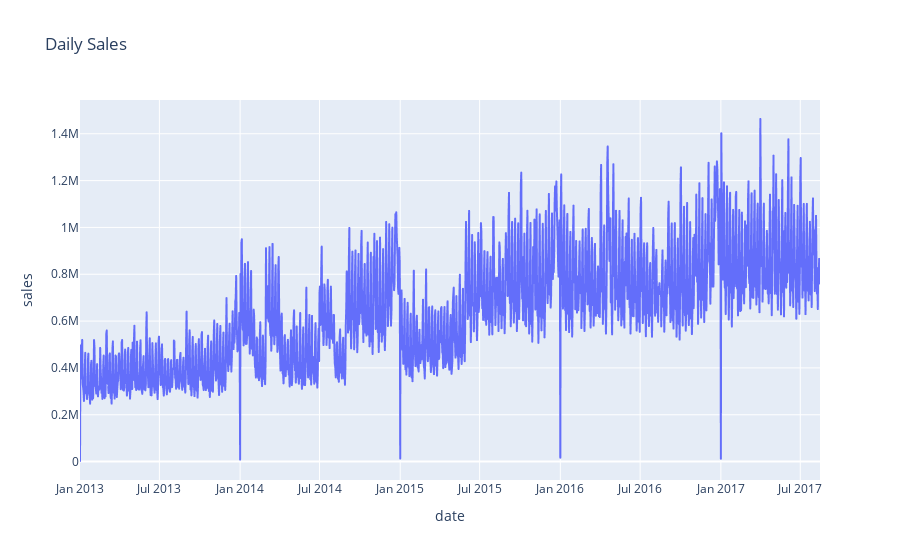

Notebook code cell kept with this figure:
### Code cell
px.line(daily_sales,x='date',y='sales',title="Daily Sales")

### Figure 1 — Plotly figure (JSON) as saved in the notebook; plotly's stock layout.template omitted (floating-point values rounded to 4 significant figures; data arrays with more than 128 entries replaced by an {"elided": "..."} marker saying what was removed)
{"data": [{"hovertemplate": "date=%{x}<br>sales=%{y}<extra></extra>", "legendgroup": "", "line": {"color": "#636efa", "dash": "solid"}, "marker": {"symbol": "circle"}, "mode": "lines", "name": "", "showlegend": false, "type": "scattergl", "x": {"elided": "1684 str values"}, "xaxis": "x", "y": {"elided": "1684 float values"}, "yaxis": "y"}], "layout": {"legend": {"tracegroupgap": 0}, "title": {"text": "Daily Sales"}, "xaxis": {"anchor": "y", "domain": [0, 1], "title": {"text": "date"}}, "yaxis": {"anchor": "x", "domain": [0, 1], "title": {"text": "sales"}}}}
